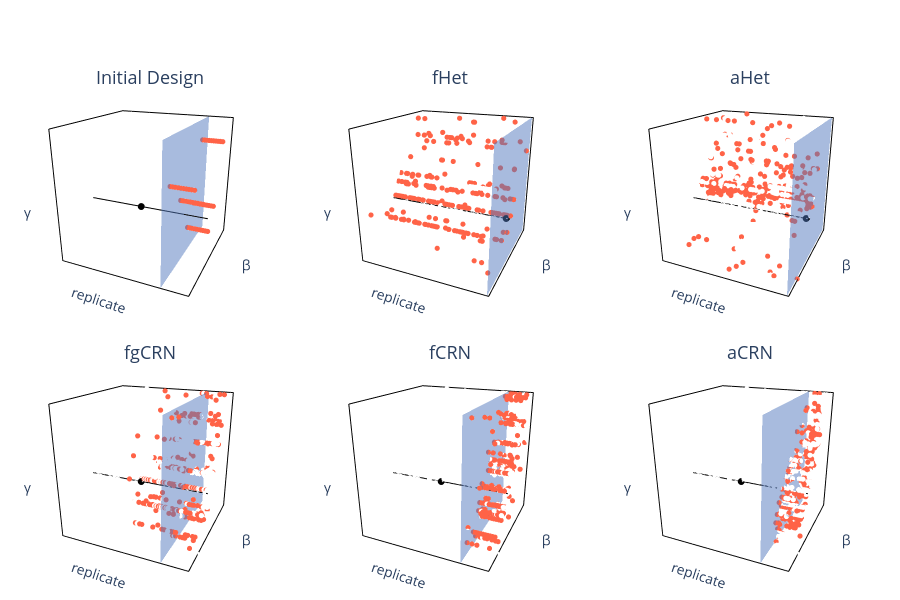

Here is the notebook cell this chart was saved with:
### Code cell
all_methods = [['Initial Design', 'fHet', 'aHet'],
               ['fgCRN', 'fCRN', 'aCRN']]
n=6
fig = make_subplots(
    rows=2, cols=3,
    specs=[[{'type': 'surface'}]*3, [{'type':'surface'}]*3],
    subplot_titles=all_methods[0]+all_methods[1],
    horizontal_spacing=0,   # shrink gutters 
    vertical_spacing=0
)

# camera = dict(
#     eye=dict(x=1.7,   # out to the right
#              y=-1.2,  # pulled forward
#              z=0.9),  # lifted up
#     up=dict(x=0, y=0, z=1)  # ensure “up” is along the z–axis
# )
camera = dict(
    eye=dict(x=1,   # out to the right
             y=-2.2,  # pulled forward
             z=0.9),  # lifted up
    up=dict(x=0, y=0, z=1)  # ensure “up” is along the z–axis
)



# Prepare the plane at x = 10, over p1,p2 ∈ [0,1]
x0 = 10
grid_n = 10
p1_lin = np.linspace(0, 1, grid_n)
p2_lin = np.linspace(0, 1, grid_n)
P1, P2 = np.meshgrid(p1_lin, p2_lin)
X = np.full_like(P1, x0)

rep_val = 'rep'
ground_truth = {'p1':0.45, 'p2':0.35, 'rep':30}

for i, methods in enumerate(all_methods, start=1):
    for j, method in enumerate(methods, start=1):
        dfm = dfx[(dfx['method']==method)]
        if method != 'Initial Design':
            dfm = dfm[dfm.iter>1]

        # build a color list: blue if <20, red otherwise
        colors = ['tomato' if rr <= 20 else 'tomato' for rr in dfm['num_replicates']]

        if method.endswith("Het"):
            range_max = dfx[rep_val].max()
        else:
            range_max = 55
        
        gt_x = np.linspace(0,range_max)
        gt_y = np.full_like(gt_x,ground_truth["p1"])
        gt_z = np.full_like(gt_x,ground_truth["p2"])
        
        fig.add_trace(
            go.Scatter3d(
                x = dfm[rep_val],
                y = dfm['p1'],
                z = dfm['p2'],
                mode = 'markers',
                marker = dict(
                    size = 3,
                    color = colors,
                    opacity=1
                ),
                showlegend = False
            ),
            row=i, col=j
        )
        fig.add_trace(
            go.Scatter3d(
                x=[ground_truth['rep']],
                y=[ground_truth['p1']],
                z=[ground_truth['p2']],
                mode='markers',
                marker = dict(
                    size=4,
                    color='black'
                ),
                showlegend=False
            ),
            row=i, col=j
        )
        fig.add_trace(
            go.Scatter3d(
                x=gt_x,
                y=gt_y,
                z=gt_z,
                mode='lines',
                marker = dict(
                    size=2,
                    color='black'
                ),
                showlegend=False
            ),
            row=i, col=j
        )
        fig.add_trace(
            go.Surface(
                x = X, y = P1, z = P2,
                # make all values in this matrix the same (e.g. zeros)
                surfacecolor = np.zeros_like(P1),
                # map “0” → light-green; “1” → light-green (so it’s uniform)
                colorscale = [[0,'cornflowerblue'], [1, 'cornflowerblue']],
                opacity    = 0.5,
                showscale  = False,
                showlegend = False
            ),
            row=i, col=j
        )

       

        fig.update_scenes(
            dict(
                # overall scene background
                bgcolor='white',
                aspectmode='cube',
                # x-axis (num_replicates), descending
                xaxis=dict(
                    range=[range_max, -1],
                    title='replicate',
                    showgrid=True,    # no grid‐planes
                    zeroline=False,    # no zero‐plane
                    showline=True,     # draw the axis line
                    mirror=True,       # mirror that line on the opposite side of the box
                    linewidth=2,       # thickness
                    linecolor='black',  # color of the box edges
                    showticklabels=False,
                    backgroundcolor='white'

                ),
                # y-axis (p1)
                yaxis=dict(
                    title='β',
                    range=[0, 1],
                    showgrid=False,
                    zeroline=False,
                    showline=True,
                    mirror=True,
                    linewidth=2,
                    linecolor='black',
                    showticklabels=False,
                    backgroundcolor='white',
                    tickfont = dict(size=14)
            
                ),
                # z-axis (p2)
                zaxis=dict(
                    range=[0, 1],
                    title='γ',
                    showgrid=False,
                    zeroline=False,
                    showline=True,
                    mirror=True,
                    linewidth=2,
                    linecolor='black',
                    showticklabels=False,
                    backgroundcolor='white'
                ),
                camera = camera
            ),
            row=i, col=j
        )

        

annos = []
for i, methods in enumerate(all_methods):
    for j, method in enumerate(methods):
        x = (j + 0.5)/3 
        if i == 0:
            y = .925
        elif i == 1:
            y = .425
        annos.append(dict(
            text=method,
            x=x, y=y,          # just above the top of the plot
            xref='paper', yref='paper',
            showarrow=False,
            font=dict(size=18),
        ))
    
fig.update_layout(
    width = 150 * n,              # ← bump per‐panel width
    height = 600,                 # ← bump height for more vertical space
    margin = dict(l=0, r=0, t=50, b=0),  # trim outer margins
    paper_bgcolor='white',
    annotations=annos,
)


    
fig.show()

### Figure 1 — Plotly figure (JSON) as saved in the notebook; plotly's stock layout.template omitted (floating-point values rounded to 4 significant figures; data arrays with more than 128 entries replaced by an {"elided": "..."} marker saying what was removed)
{"data": [{"marker": {"color": ["tomato", "tomato", "tomato", "tomato", "tomato", "tomato", "tomato", "tomato", "tomato", "tomato", "tomato", "tomato", "tomato", "tomato", "tomato", "tomato", "tomato", "tomato", "tomato", "tomato", "tomato", "tomato", "tomato", "tomato", "tomato", "tomato", "tomato", "tomato", "tomato", "tomato", "tomato", "tomato", "tomato", "tomato", "tomato", "tomato", "tomato", "tomato", "tomato", "tomato", "tomato", "tomato", "tomato", "tomato", "tomato", "tomato", "tomato", "tomato", "tomato", "tomato"], "opacity": 1, "size": 3}, "mode": "markers", "scene": "scene", "showlegend": false, "type": "scatter3d", "x": [1, 2, 3, 4, 5, 6, 7, 8, 9, 10, 1, 2, 3, 4, 5, 6, 7, 8, 9, 10, 1, 2, 3, 4, 5, 6, 7, 8, 9, 10, 1, 2, 3, 4, 5, 6, 7, 8, 9, 10, 1, 2, 3, 4, 5, 6, 7, 8, 9, 10], "y": [0.8412, 0.8412, 0.8412, 0.8412, 0.8412, 0.8412, 0.8412, 0.8412, 0.8412, 0.8412, 0.1374, 0.1374, 0.1374, 0.1374, 0.1374, 0.1374, 0.1374, 0.1374, 0.1374, 0.1374, 0.354, 0.354, 0.354, 0.354, 0.354, 0.354, 0.354, 0.354, 0.354, 0.354, 0.5435, 0.5435, 0.5435, 0.5435, 0.5435, 0.5435, 0.5435, 0.5435, 0.5435, 0.5435, 0.676, 0.676, 0.676, 0.676, 0.676, 0.676, 0.676, 0.676, 0.676, 0.676], "z": [0.8353, 0.8353, 0.8353, 0.8353, 0.8353, 0.8353, 0.8353, 0.8353, 0.8353, 0.8353, 0.6768, 0.6768, 0.6768, 0.6768, 0.6768, 0.6768, 0.6768, 0.6768, 0.6768, 0.6768, 0.4995, 0.4995, 0.4995, 0.4995, 0.4995, 0.4995, 0.4995, 0.4995, 0.4995, 0.4995, 0.1984, 0.1984, 0.1984, 0.1984, 0.1984, 0.1984, 0.1984, 0.1984, 0.1984, 0.1984, 0.3555, 0.3555, 0.3555, 0.3555, 0.3555, 0.3555, 0.3555, 0.3555, 0.3555, 0.3555]}, {"marker": {"color": "black", "size": 4}, "mode": "markers", "scene": "scene", "showlegend": false, "type": "scatter3d", "x": [30], "y": [0.45], "z": [0.35]}, {"marker": {"color": "black", "size": 2}, "mode": "lines", "scene": "scene", "showlegend": false, "type": "scatter3d", "x": [0.0, 1.122, 2.245, 3.367, 4.49, 5.612, 6.735, 7.857, 8.98, 10.1, 11.22, 12.35, 13.47, 14.59, 15.71, 16.84, 17.96, 19.08, 20.2, 21.33, 22.45, 23.57, 24.69, 25.82, 26.94, 28.06, 29.18, 30.31, 31.43, 32.55, 33.67, 34.8, 35.92, 37.04, 38.16, 39.29, 40.41, 41.53, 42.65, 43.78, 44.9, 46.02, 47.14, 48.27, 49.39, 50.51, 51.63, 52.76, 53.88, 55.0], "y": [0.45, 0.45, 0.45, 0.45, 0.45, 0.45, 0.45, 0.45, 0.45, 0.45, 0.45, 0.45, 0.45, 0.45, 0.45, 0.45, 0.45, 0.45, 0.45, 0.45, 0.45, 0.45, 0.45, 0.45, 0.45, 0.45, 0.45, 0.45, 0.45, 0.45, 0.45, 0.45, 0.45, 0.45, 0.45, 0.45, 0.45, 0.45, 0.45, 0.45, 0.45, 0.45, 0.45, 0.45, 0.45, 0.45, 0.45, 0.45, 0.45, 0.45], "z": [0.35, 0.35, 0.35, 0.35, 0.35, 0.35, 0.35, 0.35, 0.35, 0.35, 0.35, 0.35, 0.35, 0.35, 0.35, 0.35, 0.35, 0.35, 0.35, 0.35, 0.35, 0.35, 0.35, 0.35, 0.35, 0.35, 0.35, 0.35, 0.35, 0.35, 0.35, 0.35, 0.35, 0.35, 0.35, 0.35, 0.35, 0.35, 0.35, 0.35, 0.35, 0.35, 0.35, 0.35, 0.35, 0.35, 0.35, 0.35, 0.35, 0.35]}, {"colorscale": [[0, "cornflowerblue"], [1, "cornflowerblue"]], "opacity": 0.5, "scene": "scene", "showlegend": false, "showscale": false, "surfacecolor": [[0.0, 0.0, 0.0, 0.0, 0.0, 0.0, 0.0, 0.0, 0.0, 0.0], [0.0, 0.0, 0.0, 0.0, 0.0, 0.0, 0.0, 0.0, 0.0, 0.0], [0.0, 0.0, 0.0, 0.0, 0.0, 0.0, 0.0, 0.0, 0.0, 0.0], [0.0, 0.0, 0.0, 0.0, 0.0, 0.0, 0.0, 0.0, 0.0, 0.0], [0.0, 0.0, 0.0, 0.0, 0.0, 0.0, 0.0, 0.0, 0.0, 0.0], [0.0, 0.0, 0.0, 0.0, 0.0, 0.0, 0.0, 0.0, 0.0, 0.0], [0.0, 0.0, 0.0, 0.0, 0.0, 0.0, 0.0, 0.0, 0.0, 0.0], [0.0, 0.0, 0.0, 0.0, 0.0, 0.0, 0.0, 0.0, 0.0, 0.0], [0.0, 0.0, 0.0, 0.0, 0.0, 0.0, 0.0, 0.0, 0.0, 0.0], [0.0, 0.0, 0.0, 0.0, 0.0, 0.0, 0.0, 0.0, 0.0, 0.0]], "type": "surface", "x": [[10.0, 10.0, 10.0, 10.0, 10.0, 10.0, 10.0, 10.0, 10.0, 10.0], [10.0, 10.0, 10.0, 10.0, 10.0, 10.0, 10.0, 10.0, 10.0, 10.0], [10.0, 10.0, 10.0, 10.0, 10.0, 10.0, 10.0, 10.0, 10.0, 10.0], [10.0, 10.0, 10.0, 10.0, 10.0, 10.0, 10.0, 10.0, 10.0, 10.0], [10.0, 10.0, 10.0, 10.0, 10.0, 10.0, 10.0, 10.0, 10.0, 10.0], [10.0, 10.0, 10.0, 10.0, 10.0, 10.0, 10.0, 10.0, 10.0, 10.0], [10.0, 10.0, 10.0, 10.0, 10.0, 10.0, 10.0, 10.0, 10.0, 10.0], [10.0, 10.0, 10.0, 10.0, 10.0, 10.0, 10.0, 10.0, 10.0, 10.0], [10.0, 10.0, 10.0, 10.0, 10.0, 10.0, 10.0, 10.0, 10.0, 10.0], [10.0, 10.0, 10.0, 10.0, 10.0, 10.0, 10.0, 10.0, 10.0, 10.0]], "y": [[0.0, 0.1111, 0.2222, 0.3333, 0.4444, 0.5556, 0.6667, 0.7778, 0.8889, 1.0], [0.0, 0.1111, 0.2222, 0.3333, 0.4444, 0.5556, 0.6667, 0.7778, 0.8889, 1.0], [0.0, 0.1111, 0.2222, 0.3333, 0.4444, 0.5556, 0.6667, 0.7778, 0.8889, 1.0], [0.0, 0.1111, 0.2222, 0.3333, 0.4444, 0.5556, 0.6667, 0.7778, 0.8889, 1.0], [0.0, 0.1111, 0.2222, 0.3333, 0.4444, 0.5556, 0.6667, 0.7778, 0.8889, 1.0], [0.0, 0.1111, 0.2222, 0.3333, 0.4444, 0.5556, 0.6667, 0.7778, 0.8889, 1.0], [0.0, 0.1111, 0.2222, 0.3333, 0.4444, 0.5556, 0.6667, 0.7778, 0.8889, 1.0], [0.0, 0.1111, 0.2222, 0.3333, 0.4444, 0.5556, 0.6667, 0.7778, 0.8889, 1.0], [0.0, 0.1111, 0.2222, 0.3333, 0.4444, 0.5556, 0.6667, 0.7778, 0.8889, 1.0], [0.0, 0.1111, 0.2222, 0.3333, 0.4444, 0.5556, 0.6667, 0.7778, 0.8889, 1.0]], "z": [[0.0, 0.0, 0.0, 0.0, 0.0, 0.0, 0.0, 0.0, 0.0, 0.0], [0.1111, 0.1111, 0.1111, 0.1111, 0.1111, 0.1111, 0.1111, 0.1111, 0.1111, 0.1111], [0.2222, 0.2222, 0.2222, 0.2222, 0.2222, 0.2222, 0.2222, 0.2222, 0.2222, 0.2222], [0.3333, 0.3333, 0.3333, 0.3333, 0.3333, 0.3333, 0.3333, 0.3333, 0.3333, 0.3333], [0.4444, 0.4444, 0.4444, 0.4444, 0.4444, 0.4444, 0.4444, 0.4444, 0.4444, 0.4444], [0.5556, 0.5556, 0.5556, 0.5556, 0.5556, 0.5556, 0.5556, 0.5556, 0.5556, 0.5556], [0.6667, 0.6667, 0.6667, 0.6667, 0.6667, 0.6667, 0.6667, 0.6667, 0.6667, 0.6667], [0.7778, 0.7778, 0.7778, 0.7778, 0.7778, 0.7778, 0.7778, 0.7778, 0.7778, 0.7778], [0.8889, 0.8889, 0.8889, 0.8889, 0.8889, 0.8889, 0.8889, 0.8889, 0.8889, 0.8889], [1.0, 1.0, 1.0, 1.0, 1.0, 1.0, 1.0, 1.0, 1.0, 1.0]]}, {"marker": {"color": {"elided": "250 str values"}, "opacity": 1, "size": 3}, "mode": "markers", "scene": "scene2", "showlegend": false, "type": "scatter3d", "x": {"elided": "250 int values"}, "y": {"elided": "250 float values"}, "z": {"elided": "250 float values"}}, {"marker": {"color": "black", "size": 4}, "mode": "markers", "scene": "scene2", "showlegend": false, "type": "scatter3d", "x": [30], "y": [0.45], "z": [0.35]}, {"marker": {"color": "black", "size": 2}, "mode": "lines", "scene": "scene2", "showlegend": false, "type": "scatter3d", "x": [0.0, 20.41, 40.82, 61.22, 81.63, 102.0, 122.4, 142.9, 163.3, 183.7, 204.1, 224.5, 244.9, 265.3, 285.7, 306.1, 326.5, 346.9, 367.3, 387.8, 408.2, 428.6, 449.0, 469.4, 489.8, 510.2, 530.6, 551.0, 571.4, 591.8, 612.2, 632.7, 653.1, 673.5, 693.9, 714.3, 734.7, 755.1, 775.5, 795.9, 816.3, 836.7, 857.1, 877.6, 898.0, 918.4, 938.8, 959.2, 979.6, 1000.0], "y": [0.45, 0.45, 0.45, 0.45, 0.45, 0.45, 0.45, 0.45, 0.45, 0.45, 0.45, 0.45, 0.45, 0.45, 0.45, 0.45, 0.45, 0.45, 0.45, 0.45, 0.45, 0.45, 0.45, 0.45, 0.45, 0.45, 0.45, 0.45, 0.45, 0.45, 0.45, 0.45, 0.45, 0.45, 0.45, 0.45, 0.45, 0.45, 0.45, 0.45, 0.45, 0.45, 0.45, 0.45, 0.45, 0.45, 0.45, 0.45, 0.45, 0.45], "z": [0.35, 0.35, 0.35, 0.35, 0.35, 0.35, 0.35, 0.35, 0.35, 0.35, 0.35, 0.35, 0.35, 0.35, 0.35, 0.35, 0.35, 0.35, 0.35, 0.35, 0.35, 0.35, 0.35, 0.35, 0.35, 0.35, 0.35, 0.35, 0.35, 0.35, 0.35, 0.35, 0.35, 0.35, 0.35, 0.35, 0.35, 0.35, 0.35, 0.35, 0.35, 0.35, 0.35, 0.35, 0.35, 0.35, 0.35, 0.35, 0.35, 0.35]}, {"colorscale": [[0, "cornflowerblue"], [1, "cornflowerblue"]], "opacity": 0.5, "scene": "scene2", "showlegend": false, "showscale": false, "surfacecolor": [[0.0, 0.0, 0.0, 0.0, 0.0, 0.0, 0.0, 0.0, 0.0, 0.0], [0.0, 0.0, 0.0, 0.0, 0.0, 0.0, 0.0, 0.0, 0.0, 0.0], [0.0, 0.0, 0.0, 0.0, 0.0, 0.0, 0.0, 0.0, 0.0, 0.0], [0.0, 0.0, 0.0, 0.0, 0.0, 0.0, 0.0, 0.0, 0.0, 0.0], [0.0, 0.0, 0.0, 0.0, 0.0, 0.0, 0.0, 0.0, 0.0, 0.0], [0.0, 0.0, 0.0, 0.0, 0.0, 0.0, 0.0, 0.0, 0.0, 0.0], [0.0, 0.0, 0.0, 0.0, 0.0, 0.0, 0.0, 0.0, 0.0, 0.0], [0.0, 0.0, 0.0, 0.0, 0.0, 0.0, 0.0, 0.0, 0.0, 0.0], [0.0, 0.0, 0.0, 0.0, 0.0, 0.0, 0.0, 0.0, 0.0, 0.0], [0.0, 0.0, 0.0, 0.0, 0.0, 0.0, 0.0, 0.0, 0.0, 0.0]], "type": "surface", "x": [[10.0, 10.0, 10.0, 10.0, 10.0, 10.0, 10.0, 10.0, 10.0, 10.0], [10.0, 10.0, 10.0, 10.0, 10.0, 10.0, 10.0, 10.0, 10.0, 10.0], [10.0, 10.0, 10.0, 10.0, 10.0, 10.0, 10.0, 10.0, 10.0, 10.0], [10.0, 10.0, 10.0, 10.0, 10.0, 10.0, 10.0, 10.0, 10.0, 10.0], [10.0, 10.0, 10.0, 10.0, 10.0, 10.0, 10.0, 10.0, 10.0, 10.0], [10.0, 10.0, 10.0, 10.0, 10.0, 10.0, 10.0, 10.0, 10.0, 10.0], [10.0, 10.0, 10.0, 10.0, 10.0, 10.0, 10.0, 10.0, 10.0, 10.0], [10.0, 10.0, 10.0, 10.0, 10.0, 10.0, 10.0, 10.0, 10.0, 10.0], [10.0, 10.0, 10.0, 10.0, 10.0, 10.0, 10.0, 10.0, 10.0, 10.0], [10.0, 10.0, 10.0, 10.0, 10.0, 10.0, 10.0, 10.0, 10.0, 10.0]], "y": [[0.0, 0.1111, 0.2222, 0.3333, 0.4444, 0.5556, 0.6667, 0.7778, 0.8889, 1.0], [0.0, 0.1111, 0.2222, 0.3333, 0.4444, 0.5556, 0.6667, 0.7778, 0.8889, 1.0], [0.0, 0.1111, 0.2222, 0.3333, 0.4444, 0.5556, 0.6667, 0.7778, 0.8889, 1.0], [0.0, 0.1111, 0.2222, 0.3333, 0.4444, 0.5556, 0.6667, 0.7778, 0.8889, 1.0], [0.0, 0.1111, 0.2222, 0.3333, 0.4444, 0.5556, 0.6667, 0.7778, 0.8889, 1.0], [0.0, 0.1111, 0.2222, 0.3333, 0.4444, 0.5556, 0.6667, 0.7778, 0.8889, 1.0], [0.0, 0.1111, 0.2222, 0.3333, 0.4444, 0.5556, 0.6667, 0.7778, 0.8889, 1.0], [0.0, 0.1111, 0.2222, 0.3333, 0.4444, 0.5556, 0.6667, 0.7778, 0.8889, 1.0], [0.0, 0.1111, 0.2222, 0.3333, 0.4444, 0.5556, 0.6667, 0.7778, 0.8889, 1.0], [0.0, 0.1111, 0.2222, 0.3333, 0.4444, 0.5556, 0.6667, 0.7778, 0.8889, 1.0]], "z": [[0.0, 0.0, 0.0, 0.0, 0.0, 0.0, 0.0, 0.0, 0.0, 0.0], [0.1111, 0.1111, 0.1111, 0.1111, 0.1111, 0.1111, 0.1111, 0.1111, 0.1111, 0.1111], [0.2222, 0.2222, 0.2222, 0.2222, 0.2222, 0.2222, 0.2222, 0.2222, 0.2222, 0.2222], [0.3333, 0.3333, 0.3333, 0.3333, 0.3333, 0.3333, 0.3333, 0.3333, 0.3333, 0.3333], [0.4444, 0.4444, 0.4444, 0.4444, 0.4444, 0.4444, 0.4444, 0.4444, 0.4444, 0.4444], [0.5556, 0.5556, 0.5556, 0.5556, 0.5556, 0.5556, 0.5556, 0.5556, 0.5556, 0.5556], [0.6667, 0.6667, 0.6667, 0.6667, 0.6667, 0.6667, 0.6667, 0.6667, 0.6667, 0.6667], [0.7778, 0.7778, 0.7778, 0.7778, 0.7778, 0.7778, 0.7778, 0.7778, 0.7778, 0.7778], [0.8889, 0.8889, 0.8889, 0.8889, 0.8889, 0.8889, 0.8889, 0.8889, 0.8889, 0.8889], [1.0, 1.0, 1.0, 1.0, 1.0, 1.0, 1.0, 1.0, 1.0, 1.0]]}, {"marker": {"color": {"elided": "250 str values"}, "opacity": 1, "size": 3}, "mode": "markers", "scene": "scene3", "showlegend": false, "type": "scatter3d", "x": {"elided": "250 int values"}, "y": {"elided": "250 float values"}, "z": {"elided": "250 float values"}}, {"marker": {"color": "black", "size": 4}, "mode": "markers", "scene": "scene3", "showlegend": false, "type": "scatter3d", "x": [30], "y": [0.45], "z": [0.35]}, {"marker": {"color": "black", "size": 2}, "mode": "lines", "scene": "scene3", "showlegend": false, "type": "scatter3d", "x": [0.0, 20.41, 40.82, 61.22, 81.63, 102.0, 122.4, 142.9, 163.3, 183.7, 204.1, 224.5, 244.9, 265.3, 285.7, 306.1, 326.5, 346.9, 367.3, 387.8, 408.2, 428.6, 449.0, 469.4, 489.8, 510.2, 530.6, 551.0, 571.4, 591.8, 612.2, 632.7, 653.1, 673.5, 693.9, 714.3, 734.7, 755.1, 775.5, 795.9, 816.3, 836.7, 857.1, 877.6, 898.0, 918.4, 938.8, 959.2, 979.6, 1000.0], "y": [0.45, 0.45, 0.45, 0.45, 0.45, 0.45, 0.45, 0.45, 0.45, 0.45, 0.45, 0.45, 0.45, 0.45, 0.45, 0.45, 0.45, 0.45, 0.45, 0.45, 0.45, 0.45, 0.45, 0.45, 0.45, 0.45, 0.45, 0.45, 0.45, 0.45, 0.45, 0.45, 0.45, 0.45, 0.45, 0.45, 0.45, 0.45, 0.45, 0.45, 0.45, 0.45, 0.45, 0.45, 0.45, 0.45, 0.45, 0.45, 0.45, 0.45], "z": [0.35, 0.35, 0.35, 0.35, 0.35, 0.35, 0.35, 0.35, 0.35, 0.35, 0.35, 0.35, 0.35, 0.35, 0.35, 0.35, 0.35, 0.35, 0.35, 0.35, 0.35, 0.35, 0.35, 0.35, 0.35, 0.35, 0.35, 0.35, 0.35, 0.35, 0.35, 0.35, 0.35, 0.35, 0.35, 0.35, 0.35, 0.35, 0.35, 0.35, 0.35, 0.35, 0.35, 0.35, 0.35, 0.35, 0.35, 0.35, 0.35, 0.35]}, {"colorscale": [[0, "cornflowerblue"], [1, "cornflowerblue"]], "opacity": 0.5, "scene": "scene3", "showlegend": false, "showscale": false, "surfacecolor": [[0.0, 0.0, 0.0, 0.0, 0.0, 0.0, 0.0, 0.0, 0.0, 0.0], [0.0, 0.0, 0.0, 0.0, 0.0, 0.0, 0.0, 0.0, 0.0, 0.0], [0.0, 0.0, 0.0, 0.0, 0.0, 0.0, 0.0, 0.0, 0.0, 0.0], [0.0, 0.0, 0.0, 0.0, 0.0, 0.0, 0.0, 0.0, 0.0, 0.0], [0.0, 0.0, 0.0, 0.0, 0.0, 0.0, 0.0, 0.0, 0.0, 0.0], [0.0, 0.0, 0.0, 0.0, 0.0, 0.0, 0.0, 0.0, 0.0, 0.0], [0.0, 0.0, 0.0, 0.0, 0.0, 0.0, 0.0, 0.0, 0.0, 0.0], [0.0, 0.0, 0.0, 0.0, 0.0, 0.0, 0.0, 0.0, 0.0, 0.0], [0.0, 0.0, 0.0, 0.0, 0.0, 0.0, 0.0, 0.0, 0.0, 0.0], [0.0, 0.0, 0.0, 0.0, 0.0, 0.0, 0.0, 0.0, 0.0, 0.0]], "type": "surface", "x": [[10.0, 10.0, 10.0, 10.0, 10.0, 10.0, 10.0, 10.0, 10.0, 10.0], [10.0, 10.0, 10.0, 10.0, 10.0, 10.0, 10.0, 10.0, 10.0, 10.0], [10.0, 10.0, 10.0, 10.0, 10.0, 10.0, 10.0, 10.0, 10.0, 10.0], [10.0, 10.0, 10.0, 10.0, 10.0, 10.0, 10.0, 10.0, 10.0, 10.0], [10.0, 10.0, 10.0, 10.0, 10.0, 10.0, 10.0, 10.0, 10.0, 10.0], [10.0, 10.0, 10.0, 10.0, 10.0, 10.0, 10.0, 10.0, 10.0, 10.0], [10.0, 10.0, 10.0, 10.0, 10.0, 10.0, 10.0, 10.0, 10.0, 10.0], [10.0, 10.0, 10.0, 10.0, 10.0, 10.0, 10.0, 10.0, 10.0, 10.0], [10.0, 10.0, 10.0, 10.0, 10.0, 10.0, 10.0, 10.0, 10.0, 10.0], [10.0, 10.0, 10.0, 10.0, 10.0, 10.0, 10.0, 10.0, 10.0, 10.0]], "y": [[0.0, 0.1111, 0.2222, 0.3333, 0.4444, 0.5556, 0.6667, 0.7778, 0.8889, 1.0], [0.0, 0.1111, 0.2222, 0.3333, 0.4444, 0.5556, 0.6667, 0.7778, 0.8889, 1.0], [0.0, 0.1111, 0.2222, 0.3333, 0.4444, 0.5556, 0.6667, 0.7778, 0.8889, 1.0], [0.0, 0.1111, 0.2222, 0.3333, 0.4444, 0.5556, 0.6667, 0.7778, 0.8889, 1.0], [0.0, 0.1111, 0.2222, 0.3333, 0.4444, 0.5556, 0.6667, 0.7778, 0.8889, 1.0], [0.0, 0.1111, 0.2222, 0.3333, 0.4444, 0.5556, 0.6667, 0.7778, 0.8889, 1.0], [0.0, 0.1111, 0.2222, 0.3333, 0.4444, 0.5556, 0.6667, 0.7778, 0.8889, 1.0], [0.0, 0.1111, 0.2222, 0.3333, 0.4444, 0.5556, 0.6667, 0.7778, 0.8889, 1.0], [0.0, 0.1111, 0.2222, 0.3333, 0.4444, 0.5556, 0.6667, 0.7778, 0.8889, 1.0], [0.0, 0.1111, 0.2222, 0.3333, 0.4444, 0.5556, 0.6667, 0.7778, 0.8889, 1.0]], "z": [[0.0, 0.0, 0.0, 0.0, 0.0, 0.0, 0.0, 0.0, 0.0, 0.0], [0.1111, 0.1111, 0.1111, 0.1111, 0.1111, 0.1111, 0.1111, 0.1111, 0.1111, 0.1111], [0.2222, 0.2222, 0.2222, 0.2222, 0.2222, 0.2222, 0.2222, 0.2222, 0.2222, 0.2222], [0.3333, 0.3333, 0.3333, 0.3333, 0.3333, 0.3333, 0.3333, 0.3333, 0.3333, 0.3333], [0.4444, 0.4444, 0.4444, 0.4444, 0.4444, 0.4444, 0.4444, 0.4444, 0.4444, 0.4444], [0.5556, 0.5556, 0.5556, 0.5556, 0.5556, 0.5556, 0.5556, 0.5556, 0.5556, 0.5556], [0.6667, 0.6667, 0.6667, 0.6667, 0.6667, 0.6667, 0.6667, 0.6667, 0.6667, 0.6667], [0.7778, 0.7778, 0.7778, 0.7778, 0.7778, 0.7778, 0.7778, 0.7778, 0.7778, 0.7778], [0.8889, 0.8889, 0.8889, 0.8889, 0.8889, 0.8889, 0.8889, 0.8889, 0.8889, 0.8889], [1.0, 1.0, 1.0, 1.0, 1.0, 1.0, 1.0, 1.0, 1.0, 1.0]]}, {"marker": {"color": {"elided": "250 str values"}, "opacity": 1, "size": 3}, "mode": "markers", "scene": "scene4", "showlegend": false, "type": "scatter3d", "x": {"elided": "250 int values"}, "y": {"elided": "250 float values"}, "z": {"elided": "250 float values"}}, {"marker": {"color": "black", "size": 4}, "mode": "markers", "scene": "scene4", "showlegend": false, "type": "scatter3d", "x": [30], "y": [0.45], "z": [0.35]}, {"marker": {"color": "black", "size": 2}, "mode": "lines", "scene": "scene4", "showlegend": false, "type": "scatter3d", "x": [0.0, 1.122, 2.245, 3.367, 4.49, 5.612, 6.735, 7.857, 8.98, 10.1, 11.22, 12.35, 13.47, 14.59, 15.71, 16.84, 17.96, 19.08, 20.2, 21.33, 22.45, 23.57, 24.69, 25.82, 26.94, 28.06, 29.18, 30.31, 31.43, 32.55, 33.67, 34.8, 35.92, 37.04, 38.16, 39.29, 40.41, 41.53, 42.65, 43.78, 44.9, 46.02, 47.14, 48.27, 49.39, 50.51, 51.63, 52.76, 53.88, 55.0], "y": [0.45, 0.45, 0.45, 0.45, 0.45, 0.45, 0.45, 0.45, 0.45, 0.45, 0.45, 0.45, 0.45, 0.45, 0.45, 0.45, 0.45, 0.45, 0.45, 0.45, 0.45, 0.45, 0.45, 0.45, 0.45, 0.45, 0.45, 0.45, 0.45, 0.45, 0.45, 0.45, 0.45, 0.45, 0.45, 0.45, 0.45, 0.45, 0.45, 0.45, 0.45, 0.45, 0.45, 0.45, 0.45, 0.45, 0.45, 0.45, 0.45, 0.45], "z": [0.35, 0.35, 0.35, 0.35, 0.35, 0.35, 0.35, 0.35, 0.35, 0.35, 0.35, 0.35, 0.35, 0.35, 0.35, 0.35, 0.35, 0.35, 0.35, 0.35, 0.35, 0.35, 0.35, 0.35, 0.35, 0.35, 0.35, 0.35, 0.35, 0.35, 0.35, 0.35, 0.35, 0.35, 0.35, 0.35, 0.35, 0.35, 0.35, 0.35, 0.35, 0.35, 0.35, 0.35, 0.35, 0.35, 0.35, 0.35, 0.35, 0.35]}, {"colorscale": [[0, "cornflowerblue"], [1, "cornflowerblue"]], "opacity": 0.5, "scene": "scene4", "showlegend": false, "showscale": false, "surfacecolor": [[0.0, 0.0, 0.0, 0.0, 0.0, 0.0, 0.0, 0.0, 0.0, 0.0], [0.0, 0.0, 0.0, 0.0, 0.0, 0.0, 0.0, 0.0, 0.0, 0.0], [0.0, 0.0, 0.0, 0.0, 0.0, 0.0, 0.0, 0.0, 0.0, 0.0], [0.0, 0.0, 0.0, 0.0, 0.0, 0.0, 0.0, 0.0, 0.0, 0.0], [0.0, 0.0, 0.0, 0.0, 0.0, 0.0, 0.0, 0.0, 0.0, 0.0], [0.0, 0.0, 0.0, 0.0, 0.0, 0.0, 0.0, 0.0, 0.0, 0.0], [0.0, 0.0, 0.0, 0.0, 0.0, 0.0, 0.0, 0.0, 0.0, 0.0], [0.0, 0.0, 0.0, 0.0, 0.0, 0.0, 0.0, 0.0, 0.0, 0.0], [0.0, 0.0, 0.0, 0.0, 0.0, 0.0, 0.0, 0.0, 0.0, 0.0], [0.0, 0.0, 0.0, 0.0, 0.0, 0.0, 0.0, 0.0, 0.0, 0.0]], "type": "surface", "x": [[10.0, 10.0, 10.0, 10.0, 10.0, 10.0, 10.0, 10.0, 10.0, 10.0], [10.0, 10.0, 10.0, 10.0, 10.0, 10.0, 10.0, 10.0, 10.0, 10.0], [10.0, 10.0, 10.0, 10.0, 10.0, 10.0, 10.0, 10.0, 10.0, 10.0], [10.0, 10.0, 10.0, 10.0, 10.0, 10.0, 10.0, 10.0, 10.0, 10.0], [10.0, 10.0, 10.0, 10.0, 10.0, 10.0, 10.0, 10.0, 10.0, 10.0], [10.0, 10.0, 10.0, 10.0, 10.0, 10.0, 10.0, 10.0, 10.0, 10.0], [10.0, 10.0, 10.0, 10.0, 10.0, 10.0, 10.0, 10.0, 10.0, 10.0], [10.0, 10.0, 10.0, 10.0, 10.0, 10.0, 10.0, 10.0, 10.0, 10.0], [10.0, 10.0, 10.0, 10.0, 10.0, 10.0, 10.0, 10.0, 10.0, 10.0], [10.0, 10.0, 10.0, 10.0, 10.0, 10.0, 10.0, 10.0, 10.0, 10.0]], "y": [[0.0, 0.1111, 0.2222, 0.3333, 0.4444, 0.5556, 0.6667, 0.7778, 0.8889, 1.0], [0.0, 0.1111, 0.2222, 0.3333, 0.4444, 0.5556, 0.6667, 0.7778, 0.8889, 1.0], [0.0, 0.1111, 0.2222, 0.3333, 0.4444, 0.5556, 0.6667, 0.7778, 0.8889, 1.0], [0.0, 0.1111, 0.2222, 0.3333, 0.4444, 0.5556, 0.6667, 0.7778, 0.8889, 1.0], [0.0, 0.1111, 0.2222, 0.3333, 0.4444, 0.5556, 0.6667, 0.7778, 0.8889, 1.0], [0.0, 0.1111, 0.2222, 0.3333, 0.4444, 0.5556, 0.6667, 0.7778, 0.8889, 1.0], [0.0, 0.1111, 0.2222, 0.3333, 0.4444, 0.5556, 0.6667, 0.7778, 0.8889, 1.0], [0.0, 0.1111, 0.2222, 0.3333, 0.4444, 0.5556, 0.6667, 0.7778, 0.8889, 1.0], [0.0, 0.1111, 0.2222, 0.3333, 0.4444, 0.5556, 0.6667, 0.7778, 0.8889, 1.0], [0.0, 0.1111, 0.2222, 0.3333, 0.4444, 0.5556, 0.6667, 0.7778, 0.8889, 1.0]], "z": [[0.0, 0.0, 0.0, 0.0, 0.0, 0.0, 0.0, 0.0, 0.0, 0.0], [0.1111, 0.1111, 0.1111, 0.1111, 0.1111, 0.1111, 0.1111, 0.1111, 0.1111, 0.1111], [0.2222, 0.2222, 0.2222, 0.2222, 0.2222, 0.2222, 0.2222, 0.2222, 0.2222, 0.2222], [0.3333, 0.3333, 0.3333, 0.3333, 0.3333, 0.3333, 0.3333, 0.3333, 0.3333, 0.3333], [0.4444, 0.4444, 0.4444, 0.4444, 0.4444, 0.4444, 0.4444, 0.4444, 0.4444, 0.4444], [0.5556, 0.5556, 0.5556, 0.5556, 0.5556, 0.5556, 0.5556, 0.5556, 0.5556, 0.5556], [0.6667, 0.6667, 0.6667, 0.6667, 0.6667, 0.6667, 0.6667, 0.6667, 0.6667, 0.6667], [0.7778, 0.7778, 0.7778, 0.7778, 0.7778, 0.7778, 0.7778, 0.7778, 0.7778, 0.7778], [0.8889, 0.8889, 0.8889, 0.8889, 0.8889, 0.8889, 0.8889, 0.8889, 0.8889, 0.8889], [1.0, 1.0, 1.0, 1.0, 1.0, 1.0, 1.0, 1.0, 1.0, 1.0]]}, {"marker": {"color": {"elided": "250 str values"}, "opacity": 1, "size": 3}, "mode": "markers", "scene": "scene5", "showlegend": false, "type": "scatter3d", "x": {"elided": "250 int values"}, "y": {"elided": "250 float values"}, "z": {"elided": "250 float values"}}, {"marker": {"color": "black", "size": 4}, "mode": "markers", "scene": "scene5", "showlegend": false, "type": "scatter3d", "x": [30], "y": [0.45], "z": [0.35]}, {"marker": {"color": "black", "size": 2}, "mode": "lines", "scene": "scene5", "showlegend": false, "type": "scatter3d", "x": [0.0, 1.122, 2.245, 3.367, 4.49, 5.612, 6.735, 7.857, 8.98, 10.1, 11.22, 12.35, 13.47, 14.59, 15.71, 16.84, 17.96, 19.08, 20.2, 21.33, 22.45, 23.57, 24.69, 25.82, 26.94, 28.06, 29.18, 30.31, 31.43, 32.55, 33.67, 34.8, 35.92, 37.04, 38.16, 39.29, 40.41, 41.53, 42.65, 43.78, 44.9, 46.02, 47.14, 48.27, 49.39, 50.51, 51.63, 52.76, 53.88, 55.0], "y": [0.45, 0.45, 0.45, 0.45, 0.45, 0.45, 0.45, 0.45, 0.45, 0.45, 0.45, 0.45, 0.45, 0.45, 0.45, 0.45, 0.45, 0.45, 0.45, 0.45, 0.45, 0.45, 0.45, 0.45, 0.45, 0.45, 0.45, 0.45, 0.45, 0.45, 0.45, 0.45, 0.45, 0.45, 0.45, 0.45, 0.45, 0.45, 0.45, 0.45, 0.45, 0.45, 0.45, 0.45, 0.45, 0.45, 0.45, 0.45, 0.45, 0.45], "z": [0.35, 0.35, 0.35, 0.35, 0.35, 0.35, 0.35, 0.35, 0.35, 0.35, 0.35, 0.35, 0.35, 0.35, 0.35, 0.35, 0.35, 0.35, 0.35, 0.35, 0.35, 0.35, 0.35, 0.35, 0.35, 0.35, 0.35, 0.35, 0.35, 0.35, 0.35, 0.35, 0.35, 0.35, 0.35, 0.35, 0.35, 0.35, 0.35, 0.35, 0.35, 0.35, 0.35, 0.35, 0.35, 0.35, 0.35, 0.35, 0.35, 0.35]}, {"colorscale": [[0, "cornflowerblue"], [1, "cornflowerblue"]], "opacity": 0.5, "scene": "scene5", "showlegend": false, "showscale": false, "surfacecolor": [[0.0, 0.0, 0.0, 0.0, 0.0, 0.0, 0.0, 0.0, 0.0, 0.0], [0.0, 0.0, 0.0, 0.0, 0.0, 0.0, 0.0, 0.0, 0.0, 0.0], [0.0, 0.0, 0.0, 0.0, 0.0, 0.0, 0.0, 0.0, 0.0, 0.0], [0.0, 0.0, 0.0, 0.0, 0.0, 0.0, 0.0, 0.0, 0.0, 0.0], [0.0, 0.0, 0.0, 0.0, 0.0, 0.0, 0.0, 0.0, 0.0, 0.0], [0.0, 0.0, 0.0, 0.0, 0.0, 0.0, 0.0, 0.0, 0.0, 0.0], [0.0, 0.0, 0.0, 0.0, 0.0, 0.0, 0.0, 0.0, 0.0, 0.0], [0.0, 0.0, 0.0, 0.0, 0.0, 0.0, 0.0, 0.0, 0.0, 0.0], [0.0, 0.0, 0.0, 0.0, 0.0, 0.0, 0.0, 0.0, 0.0, 0.0], [0.0, 0.0, 0.0, 0.0, 0.0, 0.0, 0.0, 0.0, 0.0, 0.0]], "type": "surface", "x": [[10.0, 10.0, 10.0, 10.0, 10.0, 10.0, 10.0, 10.0, 10.0, 10.0], [10.0, 10.0, 10.0, 10.0, 10.0, 10.0, 10.0, 10.0, 10.0, 10.0], [10.0, 10.0, 10.0, 10.0, 10.0, 10.0, 10.0, 10.0, 10.0, 10.0], [10.0, 10.0, 10.0, 10.0, 10.0, 10.0, 10.0, 10.0, 10.0, 10.0], [10.0, 10.0, 10.0, 10.0, 10.0, 10.0, 10.0, 10.0, 10.0, 10.0], [10.0, 10.0, 10.0, 10.0, 10.0, 10.0, 10.0, 10.0, 10.0, 10.0], [10.0, 10.0, 10.0, 10.0, 10.0, 10.0, 10.0, 10.0, 10.0, 10.0], [10.0, 10.0, 10.0, 10.0, 10.0, 10.0, 10.0, 10.0, 10.0, 10.0], [10.0, 10.0, 10.0, 10.0, 10.0, 10.0, 10.0, 10.0, 10.0, 10.0], [10.0, 10.0, 10.0, 10.0, 10.0, 10.0, 10.0, 10.0, 10.0, 10.0]], "y": [[0.0, 0.1111, 0.2222, 0.3333, 0.4444, 0.5556, 0.6667, 0.7778, 0.8889, 1.0], [0.0, 0.1111, 0.2222, 0.3333, 0.4444, 0.5556, 0.6667, 0.7778, 0.8889, 1.0], [0.0, 0.1111, 0.2222, 0.3333, 0.4444, 0.5556, 0.6667, 0.7778, 0.8889, 1.0], [0.0, 0.1111, 0.2222, 0.3333, 0.4444, 0.5556, 0.6667, 0.7778, 0.8889, 1.0], [0.0, 0.1111, 0.2222, 0.3333, 0.4444, 0.5556, 0.6667, 0.7778, 0.8889, 1.0], [0.0, 0.1111, 0.2222, 0.3333, 0.4444, 0.5556, 0.6667, 0.7778, 0.8889, 1.0], [0.0, 0.1111, 0.2222, 0.3333, 0.4444, 0.5556, 0.6667, 0.7778, 0.8889, 1.0], [0.0, 0.1111, 0.2222, 0.3333, 0.4444, 0.5556, 0.6667, 0.7778, 0.8889, 1.0], [0.0, 0.1111, 0.2222, 0.3333, 0.4444, 0.5556, 0.6667, 0.7778, 0.8889, 1.0], [0.0, 0.1111, 0.2222, 0.3333, 0.4444, 0.5556, 0.6667, 0.7778, 0.8889, 1.0]], "z": [[0.0, 0.0, 0.0, 0.0, 0.0, 0.0, 0.0, 0.0, 0.0, 0.0], [0.1111, 0.1111, 0.1111, 0.1111, 0.1111, 0.1111, 0.1111, 0.1111, 0.1111, 0.1111], [0.2222, 0.2222, 0.2222, 0.2222, 0.2222, 0.2222, 0.2222, 0.2222, 0.2222, 0.2222], [0.3333, 0.3333, 0.3333, 0.3333, 0.3333, 0.3333, 0.3333, 0.3333, 0.3333, 0.3333], [0.4444, 0.4444, 0.4444, 0.4444, 0.4444, 0.4444, 0.4444, 0.4444, 0.4444, 0.4444], [0.5556, 0.5556, 0.5556, 0.5556, 0.5556, 0.5556, 0.5556, 0.5556, 0.5556, 0.5556], [0.6667, 0.6667, 0.6667, 0.6667, 0.6667, 0.6667, 0.6667, 0.6667, 0.6667, 0.6667], [0.7778, 0.7778, 0.7778, 0.7778, 0.7778, 0.7778, 0.7778, 0.7778, 0.7778, 0.7778], [0.8889, 0.8889, 0.8889, 0.8889, 0.8889, 0.8889, 0.8889, 0.8889, 0.8889, 0.8889], [1.0, 1.0, 1.0, 1.0, 1.0, 1.0, 1.0, 1.0, 1.0, 1.0]]}, {"marker": {"color": {"elided": "250 str values"}, "opacity": 1, "size": 3}, "mode": "markers", "scene": "scene6", "showlegend": false, "type": "scatter3d", "x": {"elided": "250 int values"}, "y": {"elided": "250 float values"}, "z": {"elided": "250 float values"}}, {"marker": {"color": "black", "size": 4}, "mode": "markers", "scene": "scene6", "showlegend": false, "type": "scatter3d", "x": [30], "y": [0.45], "z": [0.35]}, {"marker": {"color": "black", "size": 2}, "mode": "lines", "scene": "scene6", "showlegend": false, "type": "scatter3d", "x": [0.0, 1.122, 2.245, 3.367, 4.49, 5.612, 6.735, 7.857, 8.98, 10.1, 11.22, 12.35, 13.47, 14.59, 15.71, 16.84, 17.96, 19.08, 20.2, 21.33, 22.45, 23.57, 24.69, 25.82, 26.94, 28.06, 29.18, 30.31, 31.43, 32.55, 33.67, 34.8, 35.92, 37.04, 38.16, 39.29, 40.41, 41.53, 42.65, 43.78, 44.9, 46.02, 47.14, 48.27, 49.39, 50.51, 51.63, 52.76, 53.88, 55.0], "y": [0.45, 0.45, 0.45, 0.45, 0.45, 0.45, 0.45, 0.45, 0.45, 0.45, 0.45, 0.45, 0.45, 0.45, 0.45, 0.45, 0.45, 0.45, 0.45, 0.45, 0.45, 0.45, 0.45, 0.45, 0.45, 0.45, 0.45, 0.45, 0.45, 0.45, 0.45, 0.45, 0.45, 0.45, 0.45, 0.45, 0.45, 0.45, 0.45, 0.45, 0.45, 0.45, 0.45, 0.45, 0.45, 0.45, 0.45, 0.45, 0.45, 0.45], "z": [0.35, 0.35, 0.35, 0.35, 0.35, 0.35, 0.35, 0.35, 0.35, 0.35, 0.35, 0.35, 0.35, 0.35, 0.35, 0.35, 0.35, 0.35, 0.35, 0.35, 0.35, 0.35, 0.35, 0.35, 0.35, 0.35, 0.35, 0.35, 0.35, 0.35, 0.35, 0.35, 0.35, 0.35, 0.35, 0.35, 0.35, 0.35, 0.35, 0.35, 0.35, 0.35, 0.35, 0.35, 0.35, 0.35, 0.35, 0.35, 0.35, 0.35]}, {"colorscale": [[0, "cornflowerblue"], [1, "cornflowerblue"]], "opacity": 0.5, "scene": "scene6", "showlegend": false, "showscale": false, "surfacecolor": [[0.0, 0.0, 0.0, 0.0, 0.0, 0.0, 0.0, 0.0, 0.0, 0.0], [0.0, 0.0, 0.0, 0.0, 0.0, 0.0, 0.0, 0.0, 0.0, 0.0], [0.0, 0.0, 0.0, 0.0, 0.0, 0.0, 0.0, 0.0, 0.0, 0.0], [0.0, 0.0, 0.0, 0.0, 0.0, 0.0, 0.0, 0.0, 0.0, 0.0], [0.0, 0.0, 0.0, 0.0, 0.0, 0.0, 0.0, 0.0, 0.0, 0.0], [0.0, 0.0, 0.0, 0.0, 0.0, 0.0, 0.0, 0.0, 0.0, 0.0], [0.0, 0.0, 0.0, 0.0, 0.0, 0.0, 0.0, 0.0, 0.0, 0.0], [0.0, 0.0, 0.0, 0.0, 0.0, 0.0, 0.0, 0.0, 0.0, 0.0], [0.0, 0.0, 0.0, 0.0, 0.0, 0.0, 0.0, 0.0, 0.0, 0.0], [0.0, 0.0, 0.0, 0.0, 0.0, 0.0, 0.0, 0.0, 0.0, 0.0]], "type": "surface", "x": [[10.0, 10.0, 10.0, 10.0, 10.0, 10.0, 10.0, 10.0, 10.0, 10.0], [10.0, 10.0, 10.0, 10.0, 10.0, 10.0, 10.0, 10.0, 10.0, 10.0], [10.0, 10.0, 10.0, 10.0, 10.0, 10.0, 10.0, 10.0, 10.0, 10.0], [10.0, 10.0, 10.0, 10.0, 10.0, 10.0, 10.0, 10.0, 10.0, 10.0], [10.0, 10.0, 10.0, 10.0, 10.0, 10.0, 10.0, 10.0, 10.0, 10.0], [10.0, 10.0, 10.0, 10.0, 10.0, 10.0, 10.0, 10.0, 10.0, 10.0], [10.0, 10.0, 10.0, 10.0, 10.0, 10.0, 10.0, 10.0, 10.0, 10.0], [10.0, 10.0, 10.0, 10.0, 10.0, 10.0, 10.0, 10.0, 10.0, 10.0], [10.0, 10.0, 10.0, 10.0, 10.0, 10.0, 10.0, 10.0, 10.0, 10.0], [10.0, 10.0, 10.0, 10.0, 10.0, 10.0, 10.0, 10.0, 10.0, 10.0]], "y": [[0.0, 0.1111, 0.2222, 0.3333, 0.4444, 0.5556, 0.6667, 0.7778, 0.8889, 1.0], [0.0, 0.1111, 0.2222, 0.3333, 0.4444, 0.5556, 0.6667, 0.7778, 0.8889, 1.0], [0.0, 0.1111, 0.2222, 0.3333, 0.4444, 0.5556, 0.6667, 0.7778, 0.8889, 1.0], [0.0, 0.1111, 0.2222, 0.3333, 0.4444, 0.5556, 0.6667, 0.7778, 0.8889, 1.0], [0.0, 0.1111, 0.2222, 0.3333, 0.4444, 0.5556, 0.6667, 0.7778, 0.8889, 1.0], [0.0, 0.1111, 0.2222, 0.3333, 0.4444, 0.5556, 0.6667, 0.7778, 0.8889, 1.0], [0.0, 0.1111, 0.2222, 0.3333, 0.4444, 0.5556, 0.6667, 0.7778, 0.8889, 1.0], [0.0, 0.1111, 0.2222, 0.3333, 0.4444, 0.5556, 0.6667, 0.7778, 0.8889, 1.0], [0.0, 0.1111, 0.2222, 0.3333, 0.4444, 0.5556, 0.6667, 0.7778, 0.8889, 1.0], [0.0, 0.1111, 0.2222, 0.3333, 0.4444, 0.5556, 0.6667, 0.7778, 0.8889, 1.0]], "z": [[0.0, 0.0, 0.0, 0.0, 0.0, 0.0, 0.0, 0.0, 0.0, 0.0], [0.1111, 0.1111, 0.1111, 0.1111, 0.1111, 0.1111, 0.1111, 0.1111, 0.1111, 0.1111], [0.2222, 0.2222, 0.2222, 0.2222, 0.2222, 0.2222, 0.2222, 0.2222, 0.2222, 0.2222], [0.3333, 0.3333, 0.3333, 0.3333, 0.3333, 0.3333, 0.3333, 0.3333, 0.3333, 0.3333], [0.4444, 0.4444, 0.4444, 0.4444, 0.4444, 0.4444, 0.4444, 0.4444, 0.4444, 0.4444], [0.5556, 0.5556, 0.5556, 0.5556, 0.5556, 0.5556, 0.5556, 0.5556, 0.5556, 0.5556], [0.6667, 0.6667, 0.6667, 0.6667, 0.6667, 0.6667, 0.6667, 0.6667, 0.6667, 0.6667], [0.7778, 0.7778, 0.7778, 0.7778, 0.7778, 0.7778, 0.7778, 0.7778, 0.7778, 0.7778], [0.8889, 0.8889, 0.8889, 0.8889, 0.8889, 0.8889, 0.8889, 0.8889, 0.8889, 0.8889], [1.0, 1.0, 1.0, 1.0, 1.0, 1.0, 1.0, 1.0, 1.0, 1.0]]}], "layout": {"annotations": [{"font": {"size": 18}, "showarrow": false, "text": "Initial Design", "x": 0.1667, "xanchor": "center", "xref": "paper", "y": 0.925, "yanchor": "bottom", "yref": "paper"}, {"font": {"size": 18}, "showarrow": false, "text": "fHet", "x": 0.5, "xanchor": "center", "xref": "paper", "y": 0.925, "yanchor": "bottom", "yref": "paper"}, {"font": {"size": 18}, "showarrow": false, "text": "aHet", "x": 0.8333, "xanchor": "center", "xref": "paper", "y": 0.925, "yanchor": "bottom", "yref": "paper"}, {"font": {"size": 18}, "showarrow": false, "text": "fgCRN", "x": 0.1667, "xanchor": "center", "xref": "paper", "y": 0.425, "yanchor": "bottom", "yref": "paper"}, {"font": {"size": 18}, "showarrow": false, "text": "fCRN", "x": 0.5, "xanchor": "center", "xref": "paper", "y": 0.425, "yanchor": "bottom", "yref": "paper"}, {"font": {"size": 18}, "showarrow": false, "text": "aCRN", "x": 0.8333, "xanchor": "center", "xref": "paper", "y": 0.425, "yanchor": "bottom", "yref": "paper"}], "height": 600, "margin": {"b": 0, "l": 0, "r": 0, "t": 50}, "paper_bgcolor": "white", "scene": {"aspectmode": "cube", "bgcolor": "white", "camera": {"eye": {"x": 1, "y": -2.2, "z": 0.9}, "up": {"x": 0, "y": 0, "z": 1}}, "domain": {"x": [0, 0.3333], "y": [0.5, 1]}, "xaxis": {"backgroundcolor": "white", "linecolor": "black", "linewidth": 2, "mirror": true, "range": [55, -1], "showgrid": true, "showline": true, "showticklabels": false, "title": {"text": "replicate"}, "zeroline": false}, "yaxis": {"backgroundcolor": "white", "linecolor": "black", "linewidth": 2, "mirror": true, "range": [0, 1], "showgrid": false, "showline": true, "showticklabels": false, "tickfont": {"size": 14}, "title": {"text": "β"}, "zeroline": false}, "zaxis": {"backgroundcolor": "white", "linecolor": "black", "linewidth": 2, "mirror": true, "range": [0, 1], "showgrid": false, "showline": true, "showticklabels": false, "title": {"text": "γ"}, "zeroline": false}}, "scene2": {"aspectmode": "cube", "bgcolor": "white", "camera": {"eye": {"x": 1, "y": -2.2, "z": 0.9}, "up": {"x": 0, "y": 0, "z": 1}}, "domain": {"x": [0.3333, 0.6667], "y": [0.5, 1]}, "xaxis": {"backgroundcolor": "white", "linecolor": "black", "linewidth": 2, "mirror": true, "range": [1000, -1], "showgrid": true, "showline": true, "showticklabels": false, "title": {"text": "replicate"}, "zeroline": false}, "yaxis": {"backgroundcolor": "white", "linecolor": "black", "linewidth": 2, "mirror": true, "range": [0, 1], "showgrid": false, "showline": true, "showticklabels": false, "tickfont": {"size": 14}, "title": {"text": "β"}, "zeroline": false}, "zaxis": {"backgroundcolor": "white", "linecolor": "black", "linewidth": 2, "mirror": true, "range": [0, 1], "showgrid": false, "showline": true, "showticklabels": false, "title": {"text": "γ"}, "zeroline": false}}, "scene3": {"aspectmode": "cube", "bgcolor": "white", "camera": {"eye": {"x": 1, "y": -2.2, "z": 0.9}, "up": {"x": 0, "y": 0, "z": 1}}, "domain": {"x": [0.6667, 1], "y": [0.5, 1]}, "xaxis": {"backgroundcolor": "white", "linecolor": "black", "linewidth": 2, "mirror": true, "range": [1000, -1], "showgrid": true, "showline": true, "showticklabels": false, "title": {"text": "replicate"}, "zeroline": false}, "yaxis": {"backgroundcolor": "white", "linecolor": "black", "linewidth": 2, "mirror": true, "range": [0, 1], "showgrid": false, "showline": true, "showticklabels": false, "tickfont": {"size": 14}, "title": {"text": "β"}, "zeroline": false}, "zaxis": {"backgroundcolor": "white", "linecolor": "black", "linewidth": 2, "mirror": true, "range": [0, 1], "showgrid": false, "showline": true, "showticklabels": false, "title": {"text": "γ"}, "zeroline": false}}, "scene4": {"aspectmode": "cube", "bgcolor": "white", "camera": {"eye": {"x": 1, "y": -2.2, "z": 0.9}, "up": {"x": 0, "y": 0, "z": 1}}, "domain": {"x": [0, 0.3333], "y": [0, 0.5]}, "xaxis": {"backgroundcolor": "white", "linecolor": "black", "linewidth": 2, "mirror": true, "range": [55, -1], "showgrid": true, "showline": true, "showticklabels": false, "title": {"text": "replicate"}, "zeroline": false}, "yaxis": {"backgroundcolor": "white", "linecolor": "black", "linewidth": 2, "mirror": true, "range": [0, 1], "showgrid": false, "showline": true, "showticklabels": false, "tickfont": {"size": 14}, "title": {"text": "β"}, "zeroline": false}, "zaxis": {"backgroundcolor": "white", "linecolor": "black", "linewidth": 2, "mirror": true, "range": [0, 1], "showgrid": false, "showline": true, "showticklabels": false, "title": {"text": "γ"}, "zeroline": false}}, "scene5": {"aspectmode": "cube", "bgcolor": "white", "camera": {"eye": {"x": 1, "y": -2.2, "z": 0.9}, "up": {"x": 0, "y": 0, "z": 1}}, "domain": {"x": [0.3333, 0.6667], "y": [0, 0.5]}, "xaxis": {"backgroundcolor": "white", "linecolor": "black", "linewidth": 2, "mirror": true, "range": [55, -1], "showgrid": true, "showline": true, "showticklabels": false, "title": {"text": "replicate"}, "zeroline": false}, "yaxis": {"backgroundcolor": "white", "linecolor": "black", "linewidth": 2, "mirror": true, "range": [0, 1], "showgrid": false, "showline": true, "showticklabels": false, "tickfont": {"size": 14}, "title": {"text": "β"}, "zeroline": false}, "zaxis": {"backgroundcolor": "white", "linecolor": "black", "linewidth": 2, "mirror": true, "range": [0, 1], "showgrid": false, "showline": true, "showticklabels": false, "title": {"text": "γ"}, "zeroline": false}}, "scene6": {"aspectmode": "cube", "bgcolor": "white", "camera": {"eye": {"x": 1, "y": -2.2, "z": 0.9}, "up": {"x": 0, "y": 0, "z": 1}}, "domain": {"x": [0.6667, 1], "y": [0, 0.5]}, "xaxis": {"backgroundcolor": "white", "linecolor": "black", "linewidth": 2, "mirror": true, "range": [55, -1], "showgrid": true, "showline": true, "showticklabels": false, "title": {"text": "replicate"}, "zeroline": false}, "yaxis": {"backgroundcolor": "white", "linecolor": "black", "linewidth": 2, "mirror": true, "range": [0, 1], "showgrid": false, "showline": true, "showticklabels": false, "tickfont": {"size": 14}, "title": {"text": "β"}, "zeroline": false}, "zaxis": {"backgroundcolor": "white", "linecolor": "black", "linewidth": 2, "mirror": true, "range": [0, 1], "showgrid": false, "showline": true, "showticklabels": false, "title": {"text": "γ"}, "zeroline": false}}, "width": 900}}
